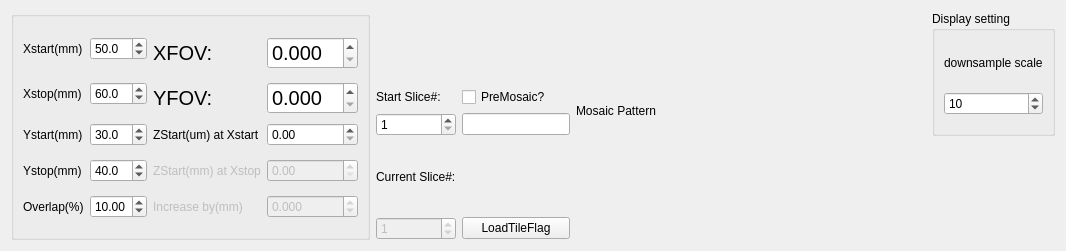
        <widget class="QWidget" name="MosaicTab">
         <attribute name="title">
          <string>Mosaic</string>
         </attribute>
         <layout class="QGridLayout" name="gridLayout_11">
          <item row="3" column="1">
           <widget class="QLabel" name="label_37">
            <property name="text">
             <string>Current Slice#:</string>
            </property>
           </widget>
          </item>
          <item row="2" column="2">
           <widget class="QLineEdit" name="Tile_DIR">
            <property name="minimumSize">
             <size>
              <width>0</width>
              <height>0</height>
             </size>
            </property>
            <property name="maximumSize">
             <size>
              <width>200</width>
              <height>16777215</height>
             </size>
            </property>
           </widget>
          </item>
          <item row="0" column="5" rowspan="3">
           <widget class="QGroupBox" name="groupBox_6">
            <property name="maximumSize">
             <size>
              <width>200</width>
              <height>16777215</height>
             </size>
            </property>
            <property name="title">
             <string>Display setting</string>
            </property>
            <layout class="QVBoxLayout" name="verticalLayout_23">
             <item>
              <widget class="QLabel" name="label_24">
               <property name="maximumSize">
                <size>
                 <width>200</width>
                 <height>30</height>
                </size>
               </property>
               <property name="text">
                <string>downsample scale</string>
               </property>
              </widget>
             </item>
             <item>
              <widget class="QSpinBox" name="scale">
               <property name="maximumSize">
                <size>
                 <width>100</width>
                 <height>16777215</height>
                </size>
               </property>
               <property name="minimum">
                <number>1</number>
               </property>
               <property name="value">
                <number>10</number>
               </property>
              </widget>
             </item>
            </layout>
           </widget>
          </item>
          <item row="0" column="3" rowspan="4">
           <widget class="QLabel" name="MosaicLabel">
            <property name="minimumSize">
             <size>
              <width>350</width>
              <height>200</height>
             </size>
            </property>
            <property name="maximumSize">
             <size>
              <width>500</width>
              <height>400</height>
             </size>
            </property>
            <property name="text">
             <string>Mosaic Pattern</string>
            </property>
            <property name="scaledContents">
             <bool>true</bool>
            </property>
           </widget>
          </item>
          <item row="4" column="1">
           <widget class="QSpinBox" name="CuSlice">
            <property name="enabled">
             <bool>false</bool>
            </property>
            <property name="maximum">
             <number>10000</number>
            </property>
            <property name="value">
             <number>1</number>
            </property>
           </widget>
          </item>
          <item row="0" column="0" rowspan="5">
           <widget class="QGroupBox" name="groupBox_9">
            <property name="title">
             <string/>
            </property>
            <layout class="QGridLayout" name="gridLayout_5">
             <item row="6" column="1">
              <widget class="QDoubleSpinBox" name="Overlap">
               <property name="value">
                <double>10.000000000000000</double>
               </property>
              </widget>
             </item>
             <item row="6" column="0">
              <widget class="QLabel" name="OverlapLabel_2">
               <property name="maximumSize">
                <size>
                 <width>16777215</width>
                 <height>16777206</height>
                </size>
               </property>
               <property name="text">
                <string>Overlap(%)</string>
               </property>
              </widget>
             </item>
             <item row="1" column="3">
              <widget class="QDoubleSpinBox" name="XFOV">
               <property name="minimumSize">
                <size>
                 <width>0</width>
                 <height>32</height>
                </size>
               </property>
               <property name="maximumSize">
                <size>
                 <width>16777215</width>
                 <height>24</height>
                </size>
               </property>
               <property name="font">
                <font>
                 <pointsize>15</pointsize>
                 <weight>50</weight>
                 <bold>false</bold>
                </font>
               </property>
               <property name="decimals">
                <number>3</number>
               </property>
              </widget>
             </item>
             <item row="3" column="0">
              <widget class="QLabel" name="XstopLabel_2">
               <property name="maximumSize">
                <size>
                 <width>16777215</width>
                 <height>16777206</height>
                </size>
               </property>
               <property name="text">
                <string>Xstop(mm)</string>
               </property>
              </widget>
             </item>
             <item row="1" column="1">
              <widget class="QDoubleSpinBox" name="XStart">
               <property name="decimals">
                <number>1</number>
               </property>
               <property name="maximum">
                <double>300.000000000000000</double>
               </property>
               <property name="value">
                <double>50.000000000000000</double>
               </property>
              </widget>
             </item>
             <item row="5" column="1">
              <widget class="QDoubleSpinBox" name="YStop">
               <property name="decimals">
                <number>1</number>
               </property>
               <property name="maximum">
                <double>50.000000000000000</double>
               </property>
               <property name="value">
                <double>40.000000000000000</double>
               </property>
              </widget>
             </item>
             <item row="5" column="0">
              <widget class="QLabel" name="YstopLabel_2">
               <property name="maximumSize">
                <size>
                 <width>16777215</width>
                 <height>16777206</height>
                </size>
               </property>
               <property name="text">
                <string>Ystop(mm)</string>
               </property>
              </widget>
             </item>
             <item row="4" column="1">
              <widget class="QDoubleSpinBox" name="YStart">
               <property name="decimals">
                <number>1</number>
               </property>
               <property name="maximum">
                <double>50.000000000000000</double>
               </property>
               <property name="value">
                <double>30.000000000000000</double>
               </property>
              </widget>
             </item>
             <item row="1" column="0">
              <widget class="QLabel" name="XstartLabel_2">
               <property name="text">
                <string>Xstart(mm)</string>
               </property>
              </widget>
             </item>
             <item row="3" column="1">
              <widget class="QDoubleSpinBox" name="XStop">
               <property name="decimals">
                <number>1</number>
               </property>
               <property name="maximum">
                <double>300.000000000000000</double>
               </property>
               <property name="value">
                <double>60.000000000000000</double>
               </property>
              </widget>
             </item>
             <item row="4" column="0">
              <widget class="QLabel" name="YstartLabel_2">
               <property name="text">
                <string>Ystart(mm)</string>
               </property>
              </widget>
             </item>
             <item row="1" column="2">
              <widget class="QLabel" name="label_7">
               <property name="minimumSize">
                <size>
                 <width>0</width>
                 <height>32</height>
                </size>
               </property>
               <property name="maximumSize">
                <size>
                 <width>16777215</width>
                 <height>24</height>
                </size>
               </property>
               <property name="font">
                <font>
                 <pointsize>15</pointsize>
                 <weight>50</weight>
                 <bold>false</bold>
                </font>
               </property>
               <property name="text">
                <string>XFOV:</string>
               </property>
              </widget>
             </item>
             <item row="6" column="2">
              <widget class="QLabel" name="label_4">
               <property name="enabled">
                <bool>false</bool>
               </property>
               <property name="text">
                <string>Increase by(mm)</string>
               </property>
              </widget>
             </item>
             <item row="5" column="2">
              <widget class="QLabel" name="label_30">
               <property name="enabled">
                <bool>false</bool>
               </property>
               <property name="text">
                <string>ZStart(mm) at Xstop</string>
               </property>
              </widget>
             </item>
             <item row="4" column="2">
              <widget class="QLabel" name="label_29">
               <property name="enabled">
                <bool>true</bool>
               </property>
               <property name="text">
                <string>ZStart(um) at Xstart</string>
               </property>
              </widget>
             </item>
             <item row="6" column="3">
              <widget class="QDoubleSpinBox" name="ZIncrease">
               <property name="enabled">
                <bool>false</bool>
               </property>
               <property name="decimals">
                <number>3</number>
               </property>
               <property name="minimum">
                <double>-1.000000000000000</double>
               </property>
               <property name="maximum">
                <double>1.000000000000000</double>
               </property>
              </widget>
             </item>
             <item row="5" column="3">
              <widget class="QDoubleSpinBox" name="XStopHeight">
               <property name="enabled">
                <bool>false</bool>
               </property>
              </widget>
             </item>
             <item row="4" column="3">
              <widget class="QDoubleSpinBox" name="XStartHeight">
               <property name="enabled">
                <bool>true</bool>
               </property>
              </widget>
             </item>
             <item row="3" column="2">
              <widget class="QLabel" name="label_8">
               <property name="minimumSize">
                <size>
                 <width>0</width>
                 <height>32</height>
                </size>
               </property>
               <property name="maximumSize">
                <size>
                 <width>16777215</width>
                 <height>24</height>
                </size>
               </property>
               <property name="font">
                <font>
                 <pointsize>15</pointsize>
                 <weight>50</weight>
                 <bold>false</bold>
                </font>
               </property>
               <property name="text">
                <string>YFOV:</string>
               </property>
              </widget>
             </item>
             <item row="3" column="3">
              <widget class="QDoubleSpinBox" name="YFOV">
               <property name="minimumSize">
                <size>
                 <width>0</width>
                 <height>32</height>
                </size>
               </property>
               <property name="maximumSize">
                <size>
                 <width>16777215</width>
                 <height>24</height>
                </size>
               </property>
               <property name="font">
                <font>
                 <pointsize>15</pointsize>
                 <weight>50</weight>
                 <bold>false</bold>
                </font>
               </property>
               <property name="decimals">
                <number>3</number>
               </property>
              </widget>
             </item>
            </layout>
           </widget>
          </item>
          <item row="1" column="2">
           <widget class="QCheckBox" name="PreMosaic">
            <property name="text">
             <string>PreMosaic?</string>
            </property>
           </widget>
          </item>
          <item row="2" column="1">
           <widget class="QSpinBox" name="SliceN">
            <property name="minimumSize">
             <size>
              <width>0</width>
              <height>0</height>
             </size>
            </property>
            <property name="maximumSize">
             <size>
              <width>200</width>
              <height>16777215</height>
             </size>
            </property>
            <property name="minimum">
             <number>1</number>
            </property>
            <property name="maximum">
             <number>10000</number>
            </property>
           </widget>
          </item>
          <item row="1" column="1">
           <widget class="QLabel" name="label_36">
            <property name="text">
             <string>Start Slice#:</string>
            </property>
           </widget>
          </item>
          <item row="4" column="2">
           <widget class="QPushButton" name="LoadTileFlag">
            <property name="maximumSize">
             <size>
              <width>200</width>
              <height>16777215</height>
             </size>
            </property>
            <property name="text">
             <string>LoadTileFlag</string>
            </property>
           </widget>
          </item>
         </layout>
        </widget>
